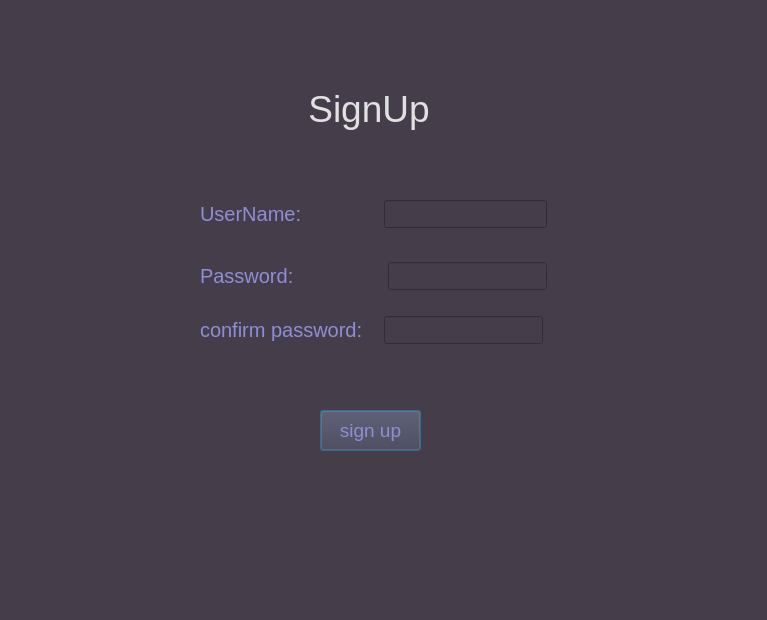
<?xml version="1.0" encoding="UTF-8"?>
<ui version="4.0">
 <class>Dialog</class>
 <widget class="QDialog" name="Dialog">
  <property name="geometry">
   <rect>
    <x>0</x>
    <y>0</y>
    <width>767</width>
    <height>620</height>
   </rect>
  </property>
  <property name="windowTitle">
   <string>Dialog</string>
  </property>
  <property name="styleSheet">
   <string notr="true">background-color: rgb(70, 61, 75);</string>
  </property>
  <widget class="QLabel" name="label">
   <property name="geometry">
    <rect>
     <x>290</x>
     <y>70</y>
     <width>158</width>
     <height>78</height>
    </rect>
   </property>
   <property name="toolTip">
    <string>&lt;html&gt;&lt;head/&gt;&lt;body&gt;&lt;p align=&quot;center&quot;&gt;&lt;br/&gt;&lt;/p&gt;&lt;/body&gt;&lt;/html&gt;</string>
   </property>
   <property name="whatsThis">
    <string>&lt;html&gt;&lt;head/&gt;&lt;body&gt;&lt;p align=&quot;center&quot;&gt;&lt;br/&gt;&lt;/p&gt;&lt;/body&gt;&lt;/html&gt;</string>
   </property>
   <property name="styleSheet">
    <string notr="true">color: rgb(225, 225, 225);font-size:28pt;</string>
   </property>
   <property name="text">
    <string>SignUp</string>
   </property>
   <property name="alignment">
    <set>Qt::AlignCenter</set>
   </property>
  </widget>
  <widget class="QPushButton" name="pushButton">
   <property name="geometry">
    <rect>
     <x>320</x>
     <y>410</y>
     <width>101</width>
     <height>41</height>
    </rect>
   </property>
   <property name="styleSheet">
    <string notr="true">color:rgb(142, 142, 213); font-size:14pt;</string>
   </property>
   <property name="text">
    <string>sign up</string>
   </property>
  </widget>
  <widget class="QWidget" name="formLayoutWidget">
   <property name="geometry">
    <rect>
     <x>200</x>
     <y>200</y>
     <width>351</width>
     <height>171</height>
    </rect>
   </property>
   <layout class="QFormLayout" name="formLayout">
    <property name="horizontalSpacing">
     <number>55</number>
    </property>
    <property name="verticalSpacing">
     <number>26</number>
    </property>
    <item row="0" column="0">
     <layout class="QVBoxLayout" name="verticalLayout">
      <property name="spacing">
       <number>34</number>
      </property>
      <item>
       <layout class="QHBoxLayout" name="horizontalLayout_2">
        <property name="spacing">
         <number>82</number>
        </property>
        <item>
         <widget class="QLabel" name="label_3">
          <property name="styleSheet">
           <string notr="true">font-size:15pt;color:rgb(142, 142, 213)</string>
          </property>
          <property name="text">
           <string>UserName:</string>
          </property>
         </widget>
        </item>
        <item>
         <widget class="QLineEdit" name="password">
          <property name="styleSheet">
           <string notr="true">font-size:13pt; color:rgb(243,243,243);
</string>
          </property>
         </widget>
        </item>
       </layout>
      </item>
      <item>
       <layout class="QHBoxLayout" name="horizontalLayout">
        <property name="spacing">
         <number>94</number>
        </property>
        <item>
         <widget class="QLabel" name="label_2">
          <property name="styleSheet">
           <string notr="true">font-size:15pt;color:rgb(142, 142, 213)</string>
          </property>
          <property name="text">
           <string>Password:</string>
          </property>
         </widget>
        </item>
        <item>
         <widget class="QLineEdit" name="username">
          <property name="styleSheet">
           <string notr="true">font-size:13pt; color:rgb(243,243,243);</string>
          </property>
         </widget>
        </item>
       </layout>
      </item>
     </layout>
    </item>
    <item row="1" column="0">
     <layout class="QHBoxLayout" name="horizontalLayout_3">
      <property name="spacing">
       <number>21</number>
      </property>
      <item>
       <widget class="QLabel" name="label_4">
        <property name="styleSheet">
         <string notr="true">font-size:15pt;color:rgb(142, 142, 213)</string>
        </property>
        <property name="text">
         <string>confirm password:</string>
        </property>
       </widget>
      </item>
      <item>
       <widget class="QLineEdit" name="username_2">
        <property name="styleSheet">
         <string notr="true">font-size:13pt; color:rgb(243,243,243);</string>
        </property>
       </widget>
      </item>
     </layout>
    </item>
   </layout>
  </widget>
 </widget>
 <resources/>
 <connections/>
</ui>
